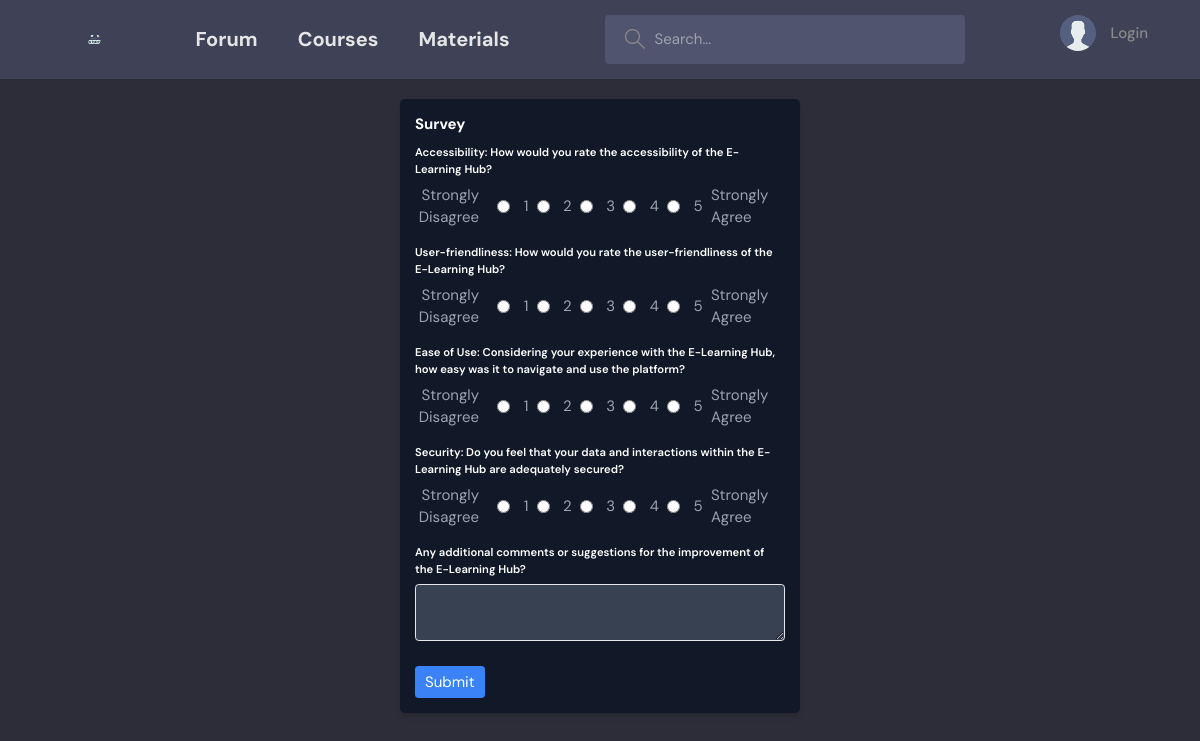
/feedback/physics/, run on the app's committed database.
### survey/models.py (models this page shows, shortened)
class SurveyQuestion(models.Model):
    QUESTION_TYPES = (
        ('Likert', 'Likert Scale'),
        ('OpenEnded', 'Open-Ended'),
    )
    QUESTION_CHOICES = (
        ('VP', 'Very Poor'),
        ('P', 'Poor'),
        ('F', 'Fair'),
        ('G', 'Good'),
        ('E', 'Excellent'),
    )
    category = models.ForeignKey(SurveyCategory, on_delete=models.CASCADE, null=True)
    question_type = models.CharField(max_length=50, choices=QUESTION_TYPES)
    question_text = models.CharField(max_length=200)

### survey/views.py (the view)
# urls.py: path('<slug:slug>/', views.surveyPage, name="surveyPage"),
def surveyPage(request, slug):
    course = get_object_or_404(Course, slug=slug)
    survey_categories = SurveyCategory.objects.filter(survey=course)
    all_questions = SurveyQuestion.objects.filter(category__in=survey_categories)
    questions_per_page = 5
    paginator = Paginator(all_questions, questions_per_page)
    page_number = request.GET.get('page')
    page_obj = paginator.get_page(page_number)
    context = {
        'survey_questions': page_obj,
        'course': course
    }
    return render(request, 'base.html', context)

### survey/templates/base.html (shortened to what this page needs)
{% extends 'main.html' %}
{% load static %}
{% block content %}
<div class="w-full sm:w-2/3 lg:w-1/3 mx-auto mt-8 p-6 bg-gray-900 shadow-md rounded-lg">
    <h1 class="text-2xl font-bold text-white mb-4">Survey</h1>
    <form id="surveyForm" method="post">
        {% for question in survey_questions %}
            <div class="mb-6 text-white">
                <p class="mb-2 text-lg font-semibold">{{ question.question_text }}</p>
                {% if question.question_type == 'Likert' %}
                    <div class="flex items-center justify-between text-gray-400">
                        <span class="w-1/5 text-right pr-4">Strongly Disagree</span>
                        <input type="radio" name="{{ question.id }}" id="{{ question.id }}_sd" value="SD" class="mr-2">
                        <label for="{{ question.id }}_sd" class="inline-block text-gray-400 cursor-pointer">1</label>
                        <input type="radio" name="{{ question.id }}" id="{{ question.id }}_d" value="D" class="mr-2">
                        <label for="{{ question.id }}_d" class="inline-block text-gray-400 cursor-pointer">2</label>
                        <input type="radio" name="{{ question.id }}" id="{{ question.id }}_n" value="N" class="mr-2">
                        <label for="{{ question.id }}_n" class="inline-block text-gray-400 cursor-pointer">3</label>
                        <input type="radio" name="{{ question.id }}" id="{{ question.id }}_a" value="A" class="mr-2">
                        <label for="{{ question.id }}_a" class="inline-block text-gray-400 cursor-pointer">4</label>
                        <input type="radio" name="{{ question.id }}" id="{{ question.id }}_sa" value="SA" class="mr-2">
                        <label for="{{ question.id }}_sa" class="inline-block text-gray-400 cursor-pointer">5</label>
                        <span class="w-1/5">Strongly Agree</span>
                    </div>
                {% else %}
                    <textarea name="{{ question.id }}" class="block w-full px-4 py-2 border rounded-md bg-gray-700 text-white"></textarea>
                {% endif %}
            </div>
        {% endfor %}
	<button type="submit" id="submitButton" class="bg-blue-500 text-white px-4 py-2 mt-4 rounded-md hover:bg-blue-600">Submit</button>
    </form>
</div>
{% endblock %}

### templates/main.html (shortened to what this page needs)
{% load static %}
<html lang="en">
  <head>
    <link rel="stylesheet" href="{% static 'styles/style.css' %}" />
    <link rel="stylesheet" href="{% static 'css/main.min.css' %}" />
  </head>
  <nav>
    {% include 'navbar.html' %}
  </nav>
  <body>
     {% block content %} {% endblock %}
  </body>
</html>

### templates/navbar.html (shortened to what this page needs)
{% load static %}
<header class="header header--loggedIn">
  <div class="container">
    <a href="{% url 'home' %}" class="header__logo">
      <img src="{% static 'images/9.svg'%}" />
    </a>
    <div class="header__nav">
      <a href="{% url 'home' %}" class="header__logo">
        <h1>Forum</h1>
      </a>
      <a href="{% url 'course:courses' %}" class="header__logo">
        <h1>Courses</h1>
      </a>
      <a href="{% url 'material:materials' %}" class="header__logo">
        <h1>Materials</h1>
      </a>
   </div>
    <form class="header__search " method="get" action="{% url 'home' %}">
      <label>
        <input name="q" placeholder="Search..." />
      </label>
    </form>
    <nav class="header__menu">
      {% if request.user.is_authenticated %}
      <div class="header__user">
        <a href="{% url 'user-profile' request.user.id %}">
          <div class="avatar avatar--medium active">
            <img src="{{ request.user.avatar.url }}" />
          </div>
          <p>
            {{request.user.username}} <span>@{{request.user.username}}</span>
          </p>
        </a>
        <button class="dropdown-button">
          <svg
            version="1.1"
            xmlns="http://www.w3.org/2000/svg"
            width="32"
            height="32"
            viewBox="0 0 32 32"
          >
            <title>chevron-down</title>
            <path d="M16 21l-13-13h-3l16 16 16-16h-3l-13 13z"></path>
          </svg>
        </button>
      </div>
      {% else %}
      <a href="{% url 'login' %}">
        <img src="{% static 'images/avatar.svg' %}" />
        <p>Login</p>
      </a>
      {% endif %}
    </nav>
  </div>
</header>

### static/styles/style.css (style rules this page uses)
:root { --color-main: #71c6dd; --color-main-light: #e1f6fb; --color-dark: #3f4156; --color-dark-medium: #51546e; --color-dark-light: #696d97; --color-light: #e5e5e5; --color-gray: #8b8b8b; --color-light-gray: #b2bdbd; --color-bg: #2d2d39; --color-success: #5dd693; --color-error: #fc4b0b; }
* { font-family: "DM Sans", -apple-system, BlinkMacSystemFont, "Segoe UI", Roboto, Oxygen, Ubuntu, Cantarell, "Open Sans", "Helvetica Neue", sans-serif; margin: 0; padding: 0; box-sizing: border-box; text-rendering: optimizeLegibility; font-size: inherit; }
html { font-size: 56.25%; }
@media only screen and (min-width: 1200px) { html { font-size: 62.5%; } }
body { line-height: 1.6; font-weight: 400; font-size: 1.5rem; color: var(--color-light-gray); background-color: var(--color-bg); min-height: 100vh; }
img { width: 100%; }
a { display: inline-block; color: var(--color-main); text-decoration: none; }
.container { max-width: 120rem; width: 90%; margin: auto; }
.header { padding: 1.5rem; background-color: var(--color-dark); }
.header>.container { display: flex; gap: 9.5rem; }
.header__logo, .header__user { display: flex; gap: 2rem; align-items: center; }
.header__logo>img { height: 4.2rem; width: 4.2rem; }
.header__logo>h1 { font-weight: 700; font-size: 2rem; color: var(--color-light); }
.header__search>label { background-color: var(--color-dark-medium); padding: 1.3rem 1rem; display: flex; align-items: center; gap: 1rem; border-radius: 4px; }
.header__search svg { fill: var(--color-gray); width: 2rem; height: 2rem; margin-left: 1rem; }
.header__search input { width: 30rem; background: transparent; border: none; outline: none; color: var(--color-light); }
.header__nav { display: flex; gap: 4rem; }
.header__menu { margin-left: auto; position: relative; }
.header__menu a { display: flex; gap: 1.5rem; align-items: center; font-weight: 500; text-decoration: none; color: var(--color-gray); }
.header__menu img { height: 3.6rem; }
.header__menu p { line-height: 1.2; }

### data on the page
SurveyQuestion: question_text "Accessibility: How would you rate the accessibility of the E-Learning Hub?"
SurveyQuestion: question_text "User-friendliness: How would you rate the user-friendliness of the E-Learning Hub?"
SurveyQuestion: question_text "Ease of Use: Considering your experience with the E-Learning Hub, how easy was it to navigate and use the platform?"
SurveyQuestion: question_text "Security: Do you feel that your data and interactions within the E-Learning Hub are adequately secured?"
SurveyQuestion: question_text "Any additional comments or suggestions for the improvement of the E-Learning Hub?"
